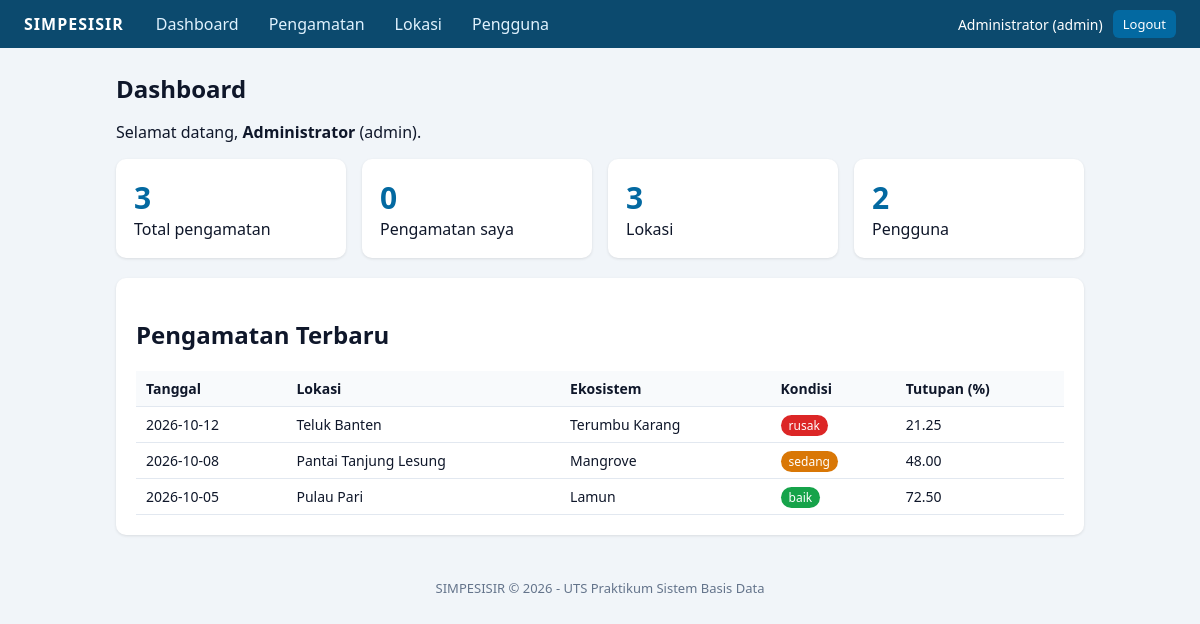
/dashboard.php (signed in), run on the app's committed database.
### tables this page shows
CREATE TABLE pengamatan (
  id_pengamatan  INT UNSIGNED NOT NULL AUTO_INCREMENT,
  id_lokasi      INT UNSIGNED NOT NULL,
  id_ekosistem   INT UNSIGNED NOT NULL,
  id_user        INT UNSIGNED NOT NULL,
  tanggal        DATE NOT NULL,
  kondisi        ENUM('baik','sedang','rusak') NOT NULL,
  tutupan_persen DECIMAL(5,2) NOT NULL,
  catatan        VARCHAR(500) NULL,
  created_at     TIMESTAMP NOT NULL DEFAULT CURRENT_TIMESTAMP,
  PRIMARY KEY (id_pengamatan),
  CONSTRAINT chk_tutupan CHECK (tutupan_persen BETWEEN 0 AND 100),
  CONSTRAINT fk_pengamatan_lokasi    FOREIGN KEY (id_lokasi)    REFERENCES lokasi(id_lokasi)       ON UPDATE CASCADE ON DELETE RESTRICT,
  CONSTRAINT fk_pengamatan_ekosistem FOREIGN KEY (id_ekosistem) REFERENCES ekosistem(id_ekosistem) ON UPDATE CASCADE ON DELETE RESTRICT,
  CONSTRAINT fk_pengamatan_user      FOREIGN KEY (id_user)      REFERENCES users(id_user)          ON UPDATE CASCADE ON DELETE RESTRICT
);

CREATE TABLE lokasi (
  id_lokasi      INT UNSIGNED NOT NULL AUTO_INCREMENT,
  nama_lokasi    VARCHAR(100) NOT NULL,
  kabupaten_kota VARCHAR(100) NOT NULL,
  keterangan     VARCHAR(255) NULL,
  PRIMARY KEY (id_lokasi),
  UNIQUE KEY uq_lokasi (nama_lokasi, kabupaten_kota)
);

CREATE TABLE ekosistem (
  id_ekosistem   INT UNSIGNED NOT NULL AUTO_INCREMENT,
  nama_ekosistem VARCHAR(50) NOT NULL,
  PRIMARY KEY (id_ekosistem),
  UNIQUE KEY uq_ekosistem_nama (nama_ekosistem)
);

### includes/init.php (called while the page is built, shortened)
<?php
function e($s): string { return htmlspecialchars((string)$s, ENT_QUOTES, 'UTF-8'); }
function url(string $p = ''): string { return BASE_URL . '/' . ltrim($p, '/'); }
function is_logged_in(): bool { return !empty($_SESSION['id_user']); }
function is_admin(): bool { return ($_SESSION['role'] ?? '') === 'admin'; }

### dashboard.php (the view, shortened to what this page needs)
<?php
require_once __DIR__ . '/includes/init.php';
$total_pengamatan = $conn->query('SELECT COUNT(*) c FROM pengamatan')->fetch_assoc()['c'];
$total_lokasi     = $conn->query('SELECT COUNT(*) c FROM lokasi')->fetch_assoc()['c'];
$total_user       = $conn->query('SELECT COUNT(*) c FROM users')->fetch_assoc()['c'];
$stmt = $conn->prepare('SELECT COUNT(*) c FROM pengamatan WHERE id_user = ?');
$stmt->bind_param('i', $_SESSION['id_user']);
$stmt->execute();
$milik_saya = $stmt->get_result()->fetch_assoc()['c'];
$terbaru = $conn->query(
    'SELECT p.id_pengamatan, p.tanggal, p.kondisi, p.tutupan_persen, l.nama_lokasi, e.nama_ekosistem
     FROM pengamatan p
     JOIN lokasi l ON l.id_lokasi = p.id_lokasi
     JOIN ekosistem e ON e.id_ekosistem = p.id_ekosistem
     ORDER BY p.tanggal DESC, p.id_pengamatan DESC LIMIT 5'
)->fetch_all(MYSQLI_ASSOC);
require __DIR__ . '/includes/header.php';
?>
<h1>Dashboard</h1>
<p>Selamat datang, <b><?= e($_SESSION['nama']) ?></b> (<?= e($_SESSION['role']) ?>).</p>
<div class="grid">
  <div class="stat"><b><?= (int)$total_pengamatan ?></b>Total pengamatan</div>
  <div class="stat"><b><?= (int)$milik_saya ?></b>Pengamatan saya</div>
  <div class="stat"><b><?= (int)$total_lokasi ?></b>Lokasi</div>
  <?php if (is_admin()): ?><div class="stat"><b><?= (int)$total_user ?></b>Pengguna</div><?php endif; ?>
</div>
<div class="card">
  <h2>Pengamatan Terbaru</h2>
  <div class="table-wrap"><table>
    <tr><th>Tanggal</th><th>Lokasi</th><th>Ekosistem</th><th>Kondisi</th><th>Tutupan (%)</th></tr>
    <?php foreach ($terbaru as $r): ?>
    <tr>
      <td><?= e($r['tanggal']) ?></td><td><?= e($r['nama_lokasi']) ?></td><td><?= e($r['nama_ekosistem']) ?></td>
      <td><span class="badge <?= e($r['kondisi']) ?>"><?= e($r['kondisi']) ?></span></td>
      <td><?= e($r['tutupan_persen']) ?></td>
    </tr>
    <?php endforeach; ?>
  </table></div>
</div>
<?php require __DIR__ . '/includes/footer.php'; ?>

### includes/header.php (shortened to what this page needs)
<!DOCTYPE html>
<html lang="id">
<head>
<link rel="stylesheet" href="<?= e(url('assets/style.css')) ?>">
</head>
<body>
<?php if (is_logged_in()): ?>
<nav class="nav">
  <div class="brand">SIMPESISIR</div>
  <ul>
    <li><a href="<?= e(url('dashboard.php')) ?>">Dashboard</a></li>
    <li><a href="<?= e(url('pengamatan/index.php')) ?>">Pengamatan</a></li>
    <?php if (is_admin()): ?>
    <li><a href="<?= e(url('lokasi/index.php')) ?>">Lokasi</a></li>
    <li><a href="<?= e(url('users/index.php')) ?>">Pengguna</a></li>
    <?php endif; ?>
  </ul>
  <form method="post" action="<?= e(url('logout.php')) ?>" class="logout">
    <span><?= e($_SESSION['nama'] ?? '') ?> (<?= e($_SESSION['role'] ?? '') ?>)</span>
    <button type="submit" class="btn btn-small">Logout</button>
  </form>
</nav>
<?php endif; ?>
<main class="container">

### includes/footer.php
</main>
<footer class="footer">SIMPESISIR &copy; <?= date('Y') ?> - UTS Praktikum Sistem Basis Data</footer>
</body>
</html>

### assets/style.css (style rules this page uses)
* { box-sizing:border-box }
body { margin:0;font-family:system-ui,Arial,sans-serif;background:#f1f5f9;color:#0f172a }
.nav { display:flex;align-items:center;gap:20px;background:#0c4a6e;color:#fff;padding:10px 24px;flex-wrap:wrap }
.nav .brand { font-weight:700;letter-spacing:1px }
.nav ul { display:flex;gap:6px;list-style:none;margin:0;padding:0;flex:1 }
.nav a { color:#e0f2fe;text-decoration:none;padding:6px 12px;border-radius:6px }
.logout { display:flex;gap:10px;align-items:center;margin:0;font-size:14px }
.container { max-width:1000px;margin:24px auto;padding:0 16px }
.card { background:#fff;border-radius:10px;padding:20px;box-shadow:0 1px 3px rgba(0,0,0,.1);margin-bottom:20px }
h1 { margin-top:0;font-size:24px }
.grid { display:grid;grid-template-columns:repeat(auto-fit,minmax(180px,1fr));gap:16px;margin-bottom:20px }
.stat { background:#fff;border-radius:10px;padding:18px;box-shadow:0 1px 3px rgba(0,0,0,.1) }
.stat b { display:block;font-size:30px;color:#0369a1 }
table { width:100%;border-collapse:collapse;font-size:14px }
th,td { padding:8px 10px;border-bottom:1px solid #e2e8f0;text-align:left;vertical-align:top }
th { background:#f8fafc }
.table-wrap { overflow-x:auto }
.btn { display:inline-block;background:#0369a1;color:#fff;border:0;border-radius:6px;padding:9px 16px;cursor:pointer;text-decoration:none;font:inherit;font-size:14px }
.btn-small { padding:5px 10px;font-size:13px }
.badge { padding:2px 8px;border-radius:99px;font-size:12px;color:#fff }
.baik { background:#16a34a }
.sedang { background:#d97706 }
.rusak { background:#dc2626 }
.footer { text-align:center;color:#64748b;font-size:13px;padding:20px }

### data on the page
pengamatan: tanggal "2026-10-12", id_lokasi.nama_lokasi "Teluk Banten", id_ekosistem.nama_ekosistem "Terumbu Karang", kondisi "rusak", tutupan_persen "21.25"
pengamatan: tanggal "2026-10-08", id_lokasi.nama_lokasi "Pantai Tanjung Lesung", id_ekosistem.nama_ekosistem "Mangrove", kondisi "sedang", tutupan_persen "48.00"
pengamatan: tanggal "2026-10-05", id_lokasi.nama_lokasi "Pulau Pari", id_ekosistem.nama_ekosistem "Lamun", kondisi "baik", tutupan_persen "72.50"

### other printed values
$_SESSION['nama'] "Administrator"
$_SESSION['role'] "admin"
$total_pengamatan "3"
$milik_saya "0"
$total_lokasi "3"
$total_user "2"
